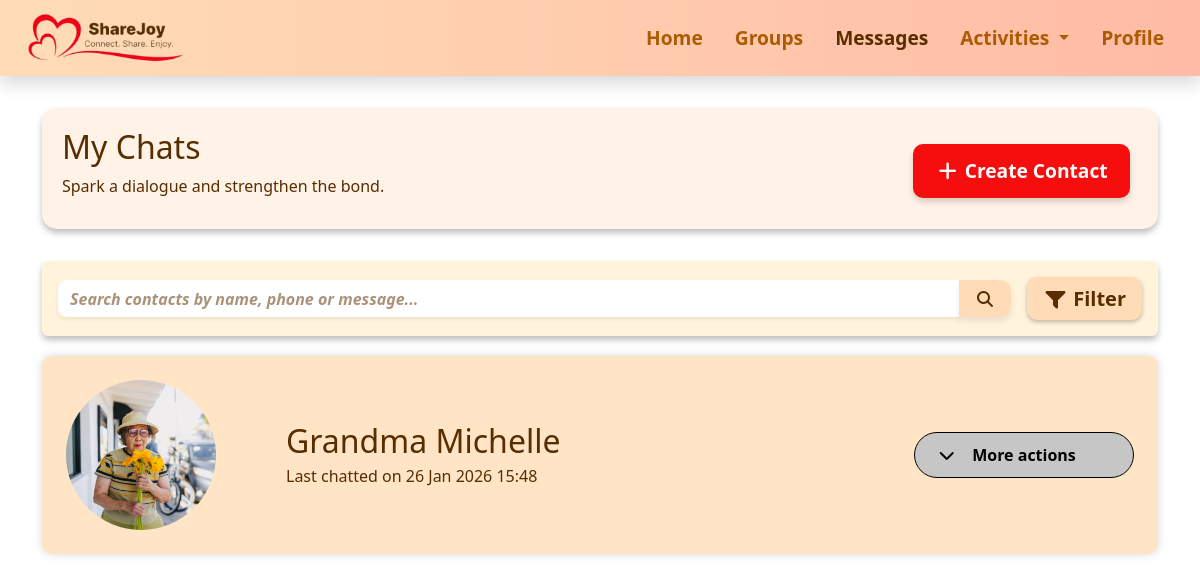
Screenshot of /messages (signed in) with the database file from the repository.
### messages.py (models this page shows)
class Contact(db.Model):
    __tablename__ = 'contact'
    id = db.Column(db.Integer, primary_key=True)
    name = db.Column(db.String(35), nullable=False)
    phone = db.Column(db.String(12))
    short_desc = db.Column(db.String(120))
    image_url = db.Column(db.String(200))
    messages = db.relationship("Message", backref="contact", lazy=True)
    chat_group = db.Column(db.String(50))       # e.g. Family, Friends, Work
    message_status = db.Column(db.String(20))   # e.g. Unread, Read, Archived

### app.py (the view, shortened to what this page needs)
@app.route("/messages")
@login_required
def messages():
    search = request.args.get("search", "")
    status_filter = request.args.get("status")
    query = Contact.query
    if status_filter:
        query = query.filter(Contact.message_status == status_filter)
    contacts = query.all()
    for c in contacts:
        last_msg = (
            Message.query.filter_by(contact_id=c.id)
            .order_by(Message.timestamp.desc())
            .first()
        )
        c.last_chat = last_msg.timestamp if last_msg else None
    contacts.sort(key=lambda c: c.last_chat or 0, reverse=True)
    messages = []
    if search:
        messages_query = Message.query.filter(Message.content.ilike(f"%{search}%"))
        if status_filter:
            messages_query = messages_query.filter(Message.status == status_filter)
        messages = messages_query.order_by(Message.timestamp.desc()).all()
    return render_template("messages.html", contacts=contacts, messages=messages, title="Messages")

### app.py (called while the page is built)
def login_required(f):
    @wraps(f)
    def decorated_function(*args, **kwargs):
        if 'user_id' not in session:
            flash('Please log in to access this page.', 'error')
            return redirect(url_for('loginpage'))
        return f(*args, **kwargs)
    return decorated_function

@app.template_filter("sgtime")
def sgtime(dt):
    if not dt:
        return ""
    if dt.tzinfo is None:
        dt = dt.replace(tzinfo=pytz.utc)
    sg_tz = pytz.timezone("Asia/Singapore")
    return dt.astimezone(sg_tz).strftime("%d %b %Y %H:%M")

### templates/messages.html (shortened to what this page needs)
{% extends "base.html" %}
{% block extra_css %}
<link rel="stylesheet" href="{{ url_for('static', filename='css/messages.css') }}">
{% endblock %}
{% block content %}
<div class="section-box d-flex flex-column flex-md-row justify-content-between align-items-start align-items-md-center">
  <div>
    <h1>My Chats</h1>
    <p>Spark a dialogue and strengthen the bond.</p>
  </div>
  <a href="{{ url_for('create_contact') }}" class="btn btn-danger cta-btn mt-2 mt-md-0 me-0 me-md-2 fw-semibold">
    <i class="fa-solid fa-plus"></i> Create Contact
  </a>
</div>
<div class="p-3 mb-3 rounded shadow-sm box1">
  <div class="d-flex flex-column flex-md-row align-items-start align-items-md-center gap-2">
    <form method="get" class="flex-grow-1 mb-2 mb-md-0 box2 rounded" id="search-form">
      <div class="input-group">
        <input type="text" name="search" class="form-control shadow-sm searchbar"
          placeholder="Search contacts by name, phone or message..." value="{{ request.args.get('search', '') }}">
        <button class="btn search-btn" type="submit">
          <i class="fa-solid fa-magnifying-glass"></i>
        </button>
      </div>
    </form>
    <button id="toggle-filters" class="btn btn-lg fw-semibold mt-2 mt-md-0 ms-md-2">
      <i class="fa-solid fa-filter"></i> Filter
    </button>
  </div>
</div>
{% if contacts %}
  {% for contact in contacts %}
    <div class="contact-box p-4" onclick="window.location.href='{{ url_for('textchat', contact_id=contact.id) }}'">
      <div class="d-flex align-items-center justify-content-between w-100">
        <div class="d-flex align-items-center">
          <img src="{{ url_for('static', filename=contact.image_url or 'images/default_pfp.jpg') }}"
               alt="Profile Image" class="circle-image">
          <div>
            <h1 class="mb-1 me-5 brown">{{ contact.name }}</h1>
            <p class="mb-0 brown">
              {% if contact.last_chat %}
                Last chatted on {{ contact.last_chat|sgtime }}
              {% else %}
                No chats yet
              {% endif %}
            </p>
          </div>
        </div>
        <div class="dropdown-wrapper position-relative" onclick="event.stopPropagation()">
          <button class="more-actions-toggle d-flex align-items-center justify-content-center"
                  onclick="toggleDropdown(this)">
            <span class="fs-6 fw-semibold">More actions</span>
            <i class="me-4 fa-solid fa-chevron-down chevron-icon"></i>
          </button>
        </div>
      </div>
    </div>
  {% endfor %}
{% else %}
  <div class="col-12">
        <div class="alert alert-info text-center fw-semibold">
            No chats found.
        </div>
    </div>
{% endif %}
{% endblock %}

### static/css/base.css (style rules this page uses)
.section-box { width: 100%; min-height: 100px; color: #582D00; background-color: #fff2e6; box-shadow: 0 4px 6px rgba(0, 0, 0, 0.256); padding: 20px 20px 15px 20px; margin: 2rem auto; border-radius: 15px; }
.searchbar { background-color: transparent !important; border: none !important; }
.search-btn { background-color: #FFDCB7; color: #582D00; border: none; box-shadow: 0 4px 6px rgba(0, 0, 0, 0.08); font-weight: 600; }
.box1 { background-color: #fff3db; color: #000000; box-shadow: 0 4px 6px rgba(0, 0, 0, 0.256) !important; ; }
.box2 { background-color: #fff; border-radius: 10px !important; }
h1 { font-size: 2rem; }
body, input, textarea, .form-label, .formL { color: #582D00 !important; }
.form-control, .form-select { background-color: #FDFAF7; border: 1px solid rgba(0, 0, 0, 0.2); box-shadow: 0 4px 6px rgba(0, 0, 0, 0.13); }
.form-control::placeholder, .form-select::placeholder, input#date::placeholder, input#time::placeholder, .form-select option[value=""], .form-select:has(option[value=""]:checked) { font-style: italic; color: #AA937B; }
.cancelbtn, .dobtn, .cancel-btn, .successbtn, .okbtn, .redbtn, .cta-btn, .search-btn, #toggle-filters, .clearbtn { border: none; box-shadow: 0 4px 6px rgba(0, 0, 0, 0.08); padding: 0.4rem 1rem; border-radius: 10px; font-weight: 600; transition: none; }
.redbtn, .btn-danger { background: #F60D0D; color: #FFF; font-size: 1.2rem; padding: 0.4rem 0.7rem; box-shadow: 0 4px 6px rgba(0, 0, 0, 0.158); }
.cta-btn { font-size: 1.2rem; padding: 0.8rem 1.4rem; min-width: 100px; border-radius: 10px; }
.search-btn, #toggle-filters { background: #FFDCB7; color: #582D00; }
.cancelbtn, .dobtn, .cancel-btn, .successbtn, .okbtn, .redbtn, .cta-btn, .search-btn, .clearbtn, .join-btn, .maxbtn, .createdbtn, .joined { -webkit-appearance: none; -moz-appearance: none; appearance: none; outline: none !important; border: none !important; }

### static/css/messages.css (style rules this page uses)
.brown { color: #582D00; }
.contact-box { width: 100%; min-height: 150px; color: black; background-color: #ffe4c6; box-shadow: 0 0px 8px rgba(122, 122, 122, 0.3); border-radius: 10px; margin: 20px auto; padding: 1rem; }
#toggle-filters { background-color: #FFDCB7; color: #582D00; border: none; box-shadow: 0 2px 4px rgba(0, 0, 0, 0.256) !important; }
input::placeholder { font-style: italic; font-weight: 600; color: #582D00; }
.circle-image { width: 150px; height: 150px; border-radius: 50%; object-fit: cover; margin-right: 70px; }
.more-actions-toggle { width: 220px; padding: 10px 16px; border-radius: 25px; background-color: #c6c6c6; border: 1px solid black; font-weight: bold; position: relative; }
.chevron-icon { position: absolute; left: 10%; top: 50%; transform: translateY(-50%); transition: transform 0.3s ease; }
.dropdown-wrapper { position: relative; display: inline-block; }

### rows the page displays
Contact: image_url (picture), name "Grandma Michelle", last_chat|sgtime "26 Jan 2026 15:48"
